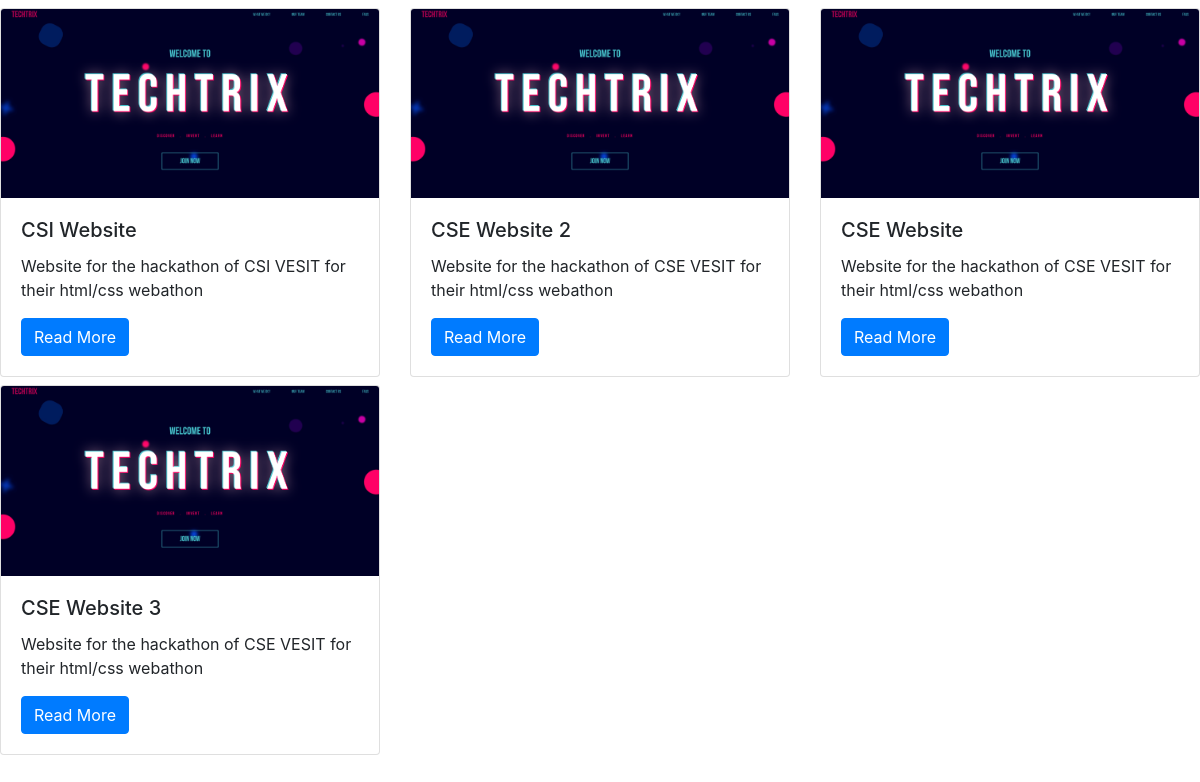
/projects/, run on the app's committed database.
### projects/models.py (models this page shows)
class Project(models.Model):
    title = models.CharField(max_length=100);
    description = models.TextField()
    technology = models.CharField(max_length=20)
    image = models.FilePathField(path="/img")

### projects/views.py (the view)
# urls.py: path("", views.project_index, name="project_index"),
def project_index(request):
    projects = Project.objects.all()
    context = {
        'projects': projects
    }
    return render(request, 'project_index.html', context)

### projects/templates/project_index.html (shortened to what this page needs)
{% extends 'base.html' %} {% load static %}
{% block page_content %}
<div class="row">
  {% for project in projects %}
  <div class="col-md-4">
    <div class="card mb-2">
      <img class="card-img-top" src="{% static project.image %}" />
      <div class="card-body">
        <h5 class="card-title">{{ project.title }}</h5>
        <p class="card-text">{{ project.description }}</p>
        <a href="{% url 'project_detail' project.pk %}" class="btn btn-primary">
          Read More
        </a>
      </div>
    </div>
  </div>
  {% endfor %}
</div>
{% endblock %}

### personal_portfolio/templates/base.html (shortened to what this page needs)
<link rel="stylesheet" href="https://cdn.jsdelivr.net/npm/bootstrap@4.1.3/dist/css/bootstrap.min.css">
{% block page_content %}{% endblock %}

### data on the page
Project: image (picture), title "CSI Website", description "Website for the hackathon of CSI VESIT for their html/css webathon"
Project: image (picture), title "CSE Website 2", description "Website for the hackathon of CSE VESIT for their html/css webathon"
Project: image (picture), title "CSE Website", description "Website for the hackathon of CSE VESIT for their html/css webathon"
Project: image (picture), title "CSE Website 3", description "Website for the hackathon of CSE VESIT for their html/css webathon"
